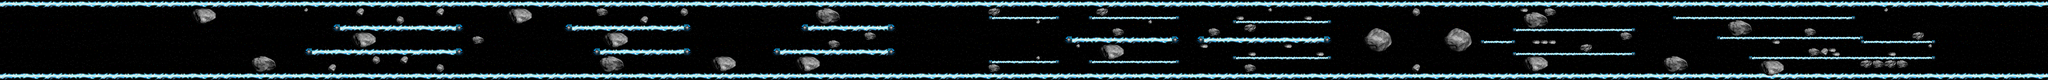

Rendered tile map (Tiled .tmx) drawn with the repository's tilesets; below, a short description and the map source with its tile grids summarised:
An orthogonal 512x20 tile map with 16x16 px tiles, 3 tile layers (background, walls, hazards).

<map version="1.0" orientation="orthogonal" width="512" height="20" tilewidth="16" tileheight="16">
 <tileset firstgid="1" name="reversePolarity Full" tilewidth="16" tileheight="16">
  <image source="reversePolarity Full.png" width="960" height="320" />
 </tileset>
 <layer name="background" width="512" height="20">
  <data>[10240 cells, 10240 non-empty, 320 distinct tile ids]</data>
 </layer>
 <layer name="walls" width="512" height="20">
  <data>[10240 cells, 2851 non-empty, 40 distinct tile ids]</data>
 </layer>
 <layer name="hazards" width="512" height="20">
  <data>[10240 cells, 685 non-empty, 115 distinct tile ids]</data>
 </layer>
</map>
